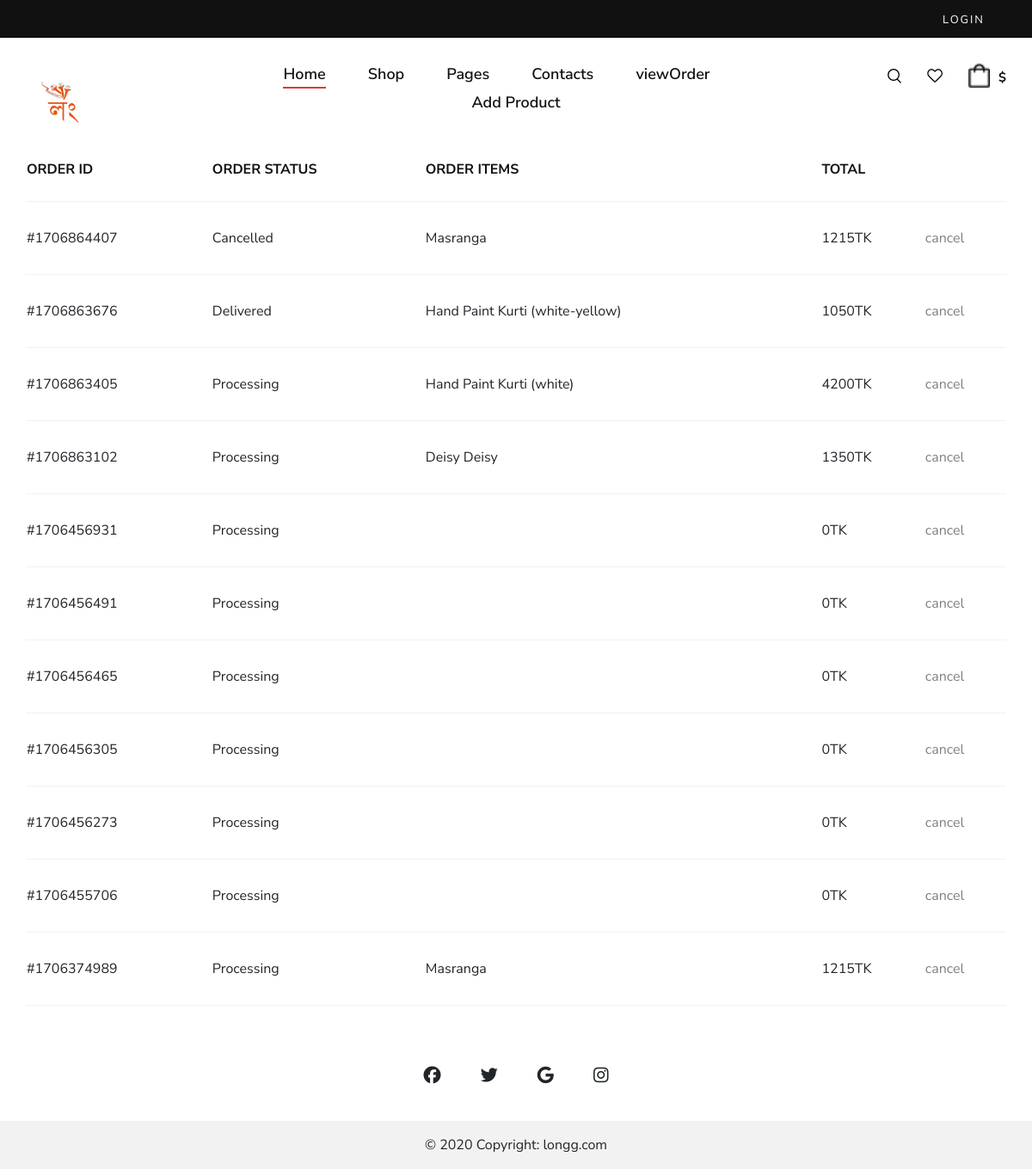
The app's page /myorder/2 with its own data.
### shop/models.py (models this page shows, shortened)
class Order(models.Model):
    STATUS_CHOICES = [
        ('not_confirm','not_confirm'),
        ('Pending', 'Pending'),
        ('Processing', 'Processing'),
        ('Shipped', 'Shipped'),
        ('Delivered', 'Delivered'),
        ('Cancelled', 'Cancelled'),
    ]
    user=models.ForeignKey(UserProfile,on_delete=models.SET_NULL,null=True)
    status = models.CharField(max_length=20, choices=STATUS_CHOICES, default='Pending')
    items = models.ManyToManyField('Product', through='OrderItem')
    created_at=models.DateTimeField(default=now,blank=True)
    complete=models.BooleanField(default=False,blank=True)
    order_id=models.CharField(max_length=20,null=True,blank=True)
    coupon=models.BooleanField(default=False,null=True,blank=True)
    coupon_percentange=models.PositiveIntegerField(default=0,null=True,blank=True)
    cancel_reason=models.TextField(null=True,blank=True)
    def __str__(self):
        return str(f'{self.user} order')
    @property
    def get_total(self):
        order_items = OrderItem.objects.filter(order=self)
        total = sum(item.item_total for item in order_items)
        if self.coupon:
            total-=total*(self.coupon_percentange/100)
        return int(total)

class OrderItem(models.Model):
    product=models.ForeignKey(Product,on_delete=models.SET_NULL,null=True)
    quantity=models.IntegerField(default=0)
    order = models.ForeignKey(Order, related_name='order_items',null=True, on_delete=models.CASCADE)
    size=models.CharField(max_length=10,blank=True,null=True)
    @property
    def item_total(self):
        total=self.product.price*self.quantity
        return total

class Product(models.Model):
    name=models.CharField(max_length=100)
    product_code=models.CharField(max_length=100,null=True,blank=True)
    description=models.TextField(null=True,blank=True)
    price = models.IntegerField(default=0)
    productCategory = models.ManyToManyField(ProductCategory)
    image=models.ImageField(upload_to='product-image/',blank=True,null=True)
    image2=models.ImageField(upload_to='product-image/',blank=True,null=True)
    image3=models.ImageField(upload_to='product-image/',blank=True,null=True)
    image4=models.ImageField(upload_to='product-image/',blank=True,null=True)
    arrive_at=models.DateTimeField(default=now,blank=True)
    new_arrival=models.BooleanField(default=False,blank=True)
    tags = TaggableManager()
    in_stock=models.BooleanField(default=True,blank=True)

### shop/views.py (the view)
# urls.py: path('myorder/<int:pk>',profile, name="profile"),
def profile(request,pk):
    user=UserProfile.objects.get(id=pk)
    orders=Order.objects.filter(user=user).order_by('-created_at')
    print(user)
    print(orders)
    context={
        'orders':orders,
        'userProfile':user
    }
    return render(request,'shop/profile.html',context)

### shop/models.py (called while the page is built)
    def __str__(self):
        return str(self.user)

### shop/templates/shop/profile.html
{% extends 'shop/main.html' %}
{% block body %}
<div class="container">
  <div class="row">
    <div class="col-lg-12">
      <div class="shopping__cart__table">
        <table>
            <thead>
                <tr>
                  <th>Order Id</th>
                  <th>Order status</th>
                  <th>Order items</th>
                  <th>Total</th>
                </tr>
            </thead>
            <tbody>
              {% for order in orders %}
              {% if order.status != 'not_confirm' %}
                  <tr>
                      <td>#{{ order.order_id }}</td>
                      <td>{{ order.status }}</td>
                      <td>
                          {% for item in order.order_items.all %}
                              {{ item.product.name }}
                          {% endfor %}
                      </td>
                      <td>{{ order.get_total }}TK</td>
                      {% if order.status == 'Pending' %}
                      <td><a href="{% url 'order_cancel' pk=order.id %}" style="text-decoration: none; color: black;">cancel</a></td>
                      {% else %}
                      <td><a href="" style="text-decoration: none; color: black; opacity: .5;">cancel</a></td>
                      {% endif %}
                  </tr>
              {% endif %}
          {% endfor %}
            </tbody>
        </table>
      </div>
    </div>
  </div>
</div>
{% endblock %}

### shop/static/shop/css/style.css (style rules this page uses)
html, body { height: 100%; font-family: "Nunito Sans", sans-serif; -webkit-font-smoothing: antialiased; }
.shopping__cart__table { margin-bottom: 30px; }
.shopping__cart__table table { width: 100%; }
.shopping__cart__table table thead { border-bottom: 1px solid #f2f2f2; }
.shopping__cart__table table thead tr th { color: #111111; font-size: 16px; font-weight: 700; text-transform: uppercase; padding-bottom: 25px; }
.shopping__cart__table table tbody tr { border-bottom: 1px solid #f2f2f2; }
.shopping__cart__table table tbody tr td { padding-bottom: 30px; padding-top: 30px; }
@media only screen and (min-width: 1200px) { .container { max-width: 1170px; } }

### records on screen
Order: order_id "1706864407", status "Cancelled", get_total "1215", shows "cancel"
OrderItem: product.name "Masranga"
Order: order_id "1706863676", status "Delivered", get_total "1050", shows "cancel"
OrderItem: product.name "Hand Paint Kurti (white-yellow)"
Order: order_id "1706863405", status "Processing", get_total "4200", shows "cancel"
OrderItem: product.name "Hand Paint Kurti (white)"
Order: order_id "1706863102", status "Processing", get_total "1350", shows "cancel"
OrderItem: product.name "Deisy"
OrderItem: product.name "Deisy"
Order: order_id "1706456931", status "Processing", get_total "0", shows "cancel"
Order: order_id "1706456491", status "Processing", get_total "0", shows "cancel"
Order: order_id "1706456465", status "Processing", get_total "0", shows "cancel"
Order: order_id "1706456305", status "Processing", get_total "0", shows "cancel"
Order: order_id "1706456273", status "Processing", get_total "0", shows "cancel"
Order: order_id "1706455706", status "Processing", get_total "0", shows "cancel"
Order: order_id "1706374989", status "Processing", get_total "1215", shows "cancel"
OrderItem: product.name "Masranga"
